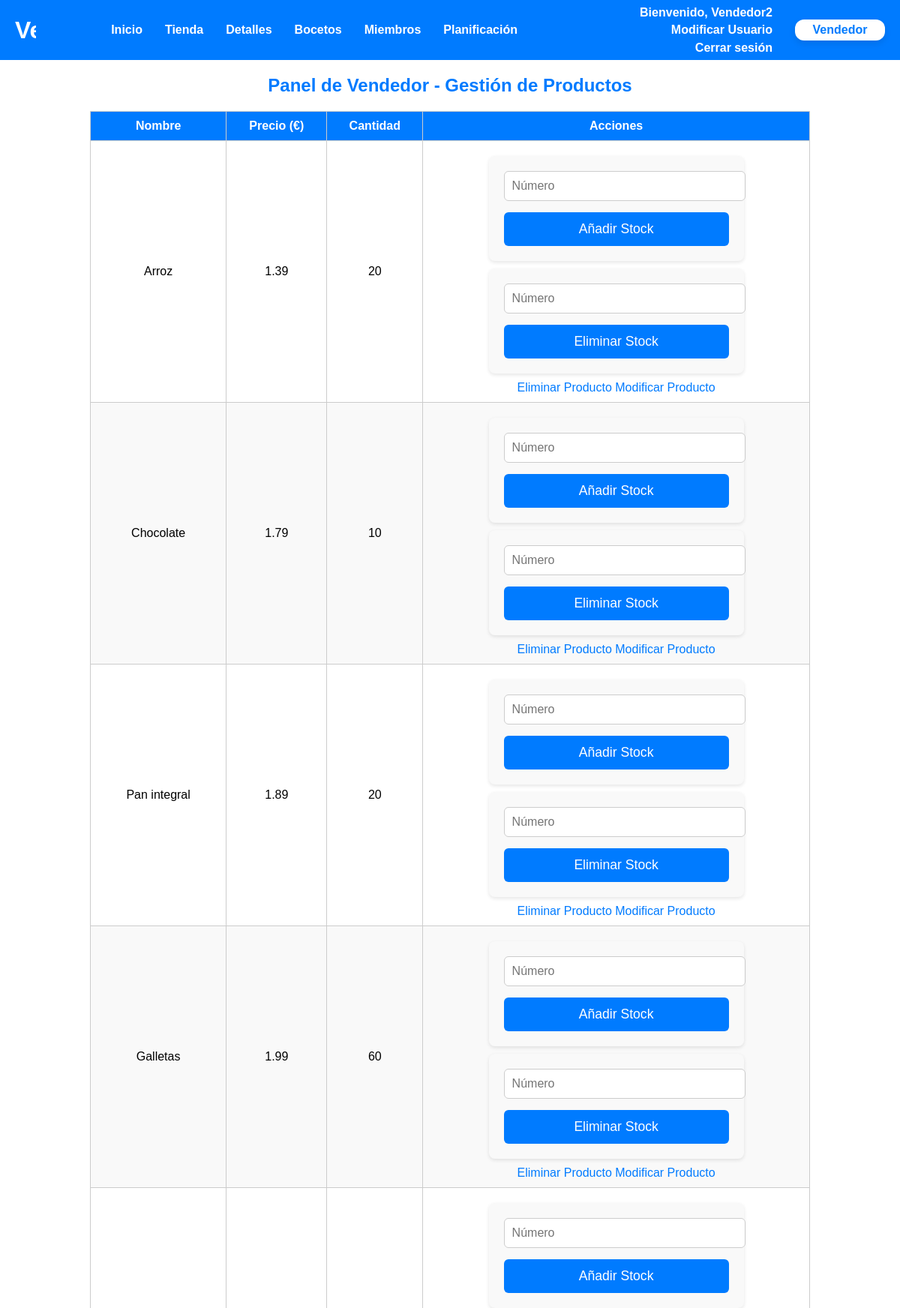
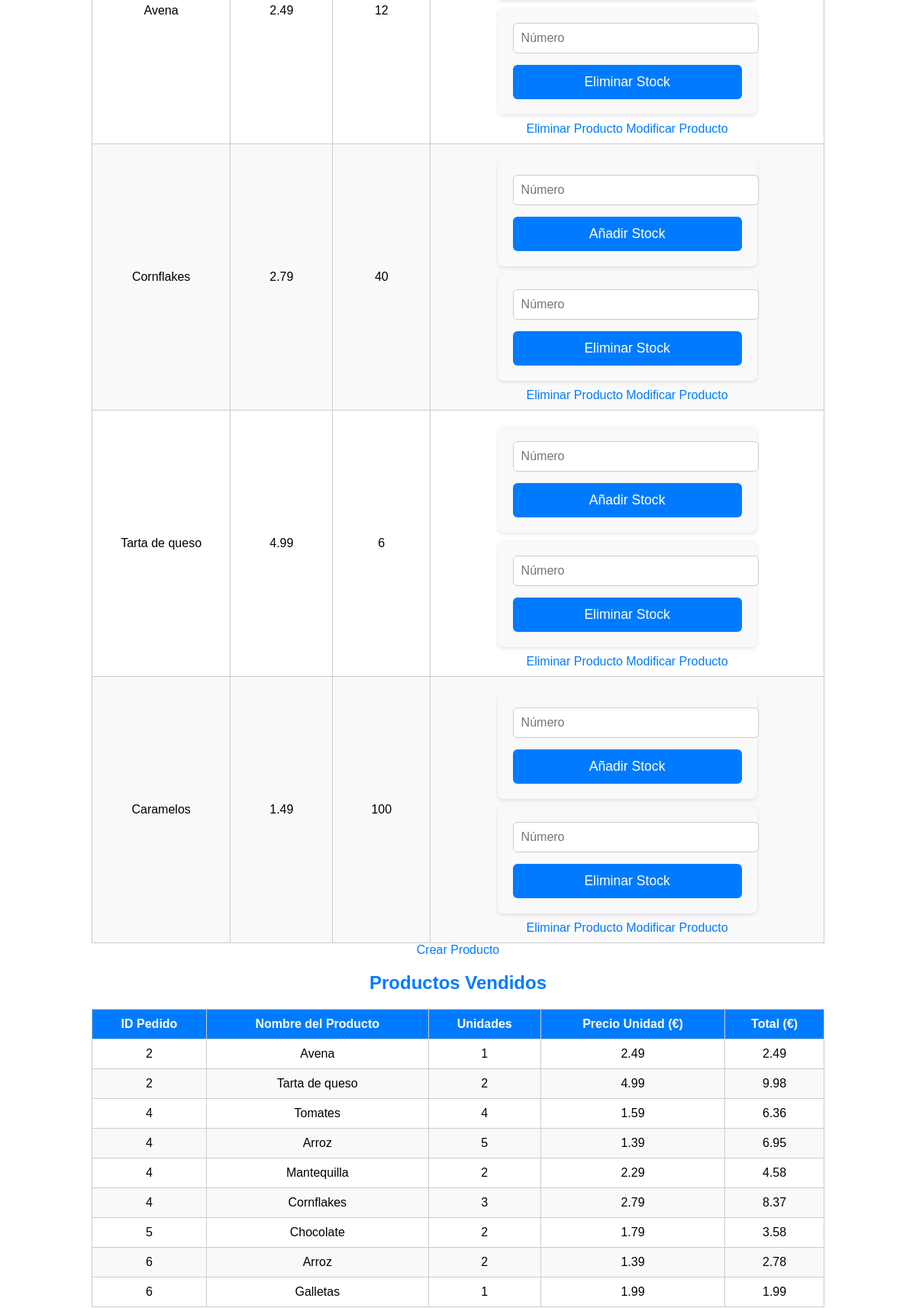
Screenshot of /controller.php?controller=vendedor&action=mostrarVendedor (signed in, upper part) with the database file from the repository (2 pictures, top to bottom).
### tables this page shows
CREATE TABLE `productos` (
  `id_producto` int(7) NOT NULL,
  `nombre` varchar(25) NOT NULL,
  `descripcion` varchar(100) NOT NULL,
  `precio` decimal(10,2) NOT NULL,
  `stock` int(10) NOT NULL,
  `id_vendedor` int(10) NOT NULL,
  `id_categoria` int(10) NOT NULL,
  `imagen` varchar(255) NOT NULL
);

CREATE TABLE `detalles_pedido` (
  `id_pedido` int(10) NOT NULL,
  `id_producto` int(10) NOT NULL,
  `cantidad` int(5) NOT NULL,
  `precio_unidad` decimal(10,2) NOT NULL,
  `nombre` varchar(25) NOT NULL,
  `id_vendedor` int(10) NOT NULL
);

### includes/controladores/vendedorController.php (called while the page is built, shortened)
<?php
require_once RUTA_INCLUDES . 'producto.php';
require_once RUTA_INCLUDES . 'detallespedido.php';
class VendedorController {
    private $producto;
    private $id_vendedor;
    private $detallespedido;
    public function __construct($id_vendedor = null) {
        global $conn;
        $this->producto = new Producto($conn);
        $this->detallespedido = new DetallesPedido($conn);
        if ($id_vendedor === null && isset($_SESSION['id_usuario'])) {
            $this->id_vendedor = $_SESSION['id_usuario'];
        } else {
            $this->id_vendedor = $id_vendedor;
        }
    }
    public function mostrarVendedor() {
        $productos = $this->producto->obtenerProductosPorVendedor($this->id_vendedor);
        require RUTA_BASE . 'vendedor.php';
    }
    public function obtenerProductosVendidos() {
        return $this->detallespedido->obtenerProductosVendidosPorVendedor($this->id_vendedor);
    }
}
?>

### includes/producto.php (called while the page is built, shortened)
<?php
class Producto {
    private $id_producto;
    private $nombre;
    private $precio;
    private $stock;
    private $conn;
    public function __construct($conn, $data = null) {
        $this->conn = $conn;
        if ($data) {
            $this->id_producto = $data['id_producto'] ?? null;
            $this->nombre = $data['nombre'] ?? null;
            $this->precio = $data['precio'] ?? null;
            $this->stock = $data['stock'] ?? null;
        }
    }
    public function getIdProducto() {
        return $this->id_producto;
    }
    public function getNombre() {
        return $this->nombre;
    }
    public function getPrecio() {
        return $this->precio;
    }
    public function getStock() {
        return $this->stock;
    }
    public function obtenerProductosPorVendedor($id_vendedor) {
        $query = "SELECT id_producto, nombre, precio, imagen, descripcion, stock FROM productos WHERE id_vendedor = ?";
        $stmt = $this->conn->prepare($query);
        $stmt->bind_param("i", $id_vendedor);
        $stmt->execute();
        $result = $stmt->get_result();
        $productos = [];
        while ($fila = $result->fetch_assoc()) {
            $productos[] = new Producto($this->conn, $fila);
        }
        return $productos;
    }
}
?>

### includes/detallespedido.php (called while the page is built, shortened)
<?php
class DetallesPedido {
    private $conn;
    public function __construct($conn, $data = null) {
        $this->conn = $conn;
    }
    public function obtenerProductosVendidosPorVendedor($id_vendedor) {
        $query = "SELECT dp.id_pedido, dp.nombre, dp.cantidad, dp.precio_unidad
                  FROM detalles_pedido dp
                  WHERE dp.id_vendedor = ?";
        $stmt = $this->conn->prepare($query);
        $stmt->bind_param("i", $id_vendedor);
        $stmt->execute();
        $result = $stmt->get_result();
        $productosVendidos = [];
        while ($row = $result->fetch_assoc()) {
            $productosVendidos[] = $row;
        }
        return $productosVendidos;
    }
}
?>

### vendedor.php (the view, shortened to what this page needs)
<?php
require RUTA_VISTAS . 'plantillas/plantilla2.php';
require_once RUTA_INCLUDES . 'formularioanadirstock.php';
require_once RUTA_INCLUDES . 'formularioeliminarstock.php';
require_once RUTA_INCLUDES . 'controladores/vendedorController.php';
$vendedorController = new VendedorController();
$productosVendidos = $vendedorController->obtenerProductosVendidos();
?>
<main>
    <h2>Panel de Vendedor - Gestión de Productos</h2>
    <table>
        <thead>
            <tr>
                <th>Nombre</th>
                <th>Precio (€)</th>
                <th>Cantidad</th>
                <th>Acciones</th>
            </tr>
        </thead>
        <tbody>
            <?php if (!empty($productos)): ?>
                <?php foreach ($productos as $producto): ?>
                    <tr>
                        <td><?= ucfirst(htmlspecialchars($producto->getNombre())) ?></td>
                        <td><?= number_format($producto->getPrecio(), 2) ?></td>
                        <td><?= (int)$producto->getStock() ?></td>
                        <td>
                            <?php
                            $form = new formularioanadirstock($producto->getIdProducto());
                            $htmlFormAnadirStock = $form->gestiona();
                            $form2 = new formularioeliminarstock($producto->getIdProducto());
                            $htmlFormEliminarStock = $form2->gestiona();
                            ?>
                            <?= $htmlFormAnadirStock ?>
                            <?= $htmlFormEliminarStock ?>
                            <a href="controller.php?controller=vendedor&action=eliminarProducto&id=<?php echo $producto->getIdProducto(); ?>" class="btn">Eliminar Producto</a>
                            <a href="controller.php?controller=vendedor&action=modificarProducto&id=<?php echo $producto->getIdProducto(); ?>" class="btn">Modificar Producto</a>
                        </td>
                    </tr>
                <?php endforeach; ?>
            <?php else: ?>
                <tr>
                    <td colspan="4">No hay productos disponibles.</td>
                </tr>
            <?php endif; ?>
        </tbody>
    </table>
    <a href="<?= RUTA_APP . 'crearProducto.php' ?>" class="btn">Crear Producto</a>
    <h2>Productos Vendidos</h2>
    <table>
        <thead>
            <tr>
                <th>ID Pedido</th>
                <th>Nombre del Producto</th>
                <th>Unidades</th>
                <th>Precio Unidad (€)</th>
                <th>Total (€)</th>
            </tr>
        </thead>
        <tbody>
            <?php if (!empty($productosVendidos)): ?>
                <?php foreach ($productosVendidos as $producto): ?>
                    <tr>
                        <td><?= htmlspecialchars($producto['id_pedido']) ?></td>
                        <td><?= ucfirst(htmlspecialchars($producto['nombre'])) ?></td>
                        <td><?= htmlspecialchars($producto['cantidad']) ?></td>
                        <td><?= number_format($producto['precio_unidad'], 2) ?></td>
                        <td>
                            <?php
                            $totalProducto = $producto['cantidad'] * $producto['precio_unidad'];
                            echo number_format($totalProducto, 2);
                            ?>
                        </td>
                    </tr>
                <?php endforeach; ?>
            <?php else: ?>
                <tr>
                    <td colspan="5">No se han vendido productos.</td>
                </tr>
            <?php endif; ?>
        </tbody>
    </table>
</main>

### includes/formularioanadirstock.php (shortened to what this page needs)
<?php
require_once RUTA_INCLUDES . 'formularios.php';
class formularioanadirstock extends formularios
{
    private $id_producto;
    public function __construct($id_producto) {
        $this->id_producto = $id_producto;
    }
    protected function generaCamposFormulario(&$datos)
    {
        $id_producto = $this->id_producto;
        $numero_unidades = $datos['numero_unidades'] ?? '';
        $htmlErroresGlobales = self::generaListaErroresGlobales($this->errores);
        $erroresCampos = self::generaErroresCampos(['numero_unidades'], $this->errores, 'span', array('class' => 'error'));
        $html = <<<EOF
        $htmlErroresGlobales
        <form action="controller.php" method="GET">
            <input type="hidden" name="id" value="$id_producto">
            <input type="number" id="numero_unidades_sumar_$id_producto" name="numero_unidades" step="1" min="1" value="$numero_unidades" placeholder="Número">
            {$erroresCampos['numero_unidades']}
            <input type="hidden" name="controller" value="vendedor">
            <input type="hidden" name="action" value="añadirStock">
            <button type="submit" class="btn">Añadir Stock</button>
        </form>
        EOF;
        return $html;
    }
}

### includes/formularioeliminarstock.php (shortened to what this page needs)
<?php
require_once RUTA_INCLUDES . 'formularios.php';
class formularioeliminarstock extends formularios
{
    private $id_producto;
    public function __construct($id_producto) {
        $this->id_producto = $id_producto;
    }
    protected function generaCamposFormulario(&$datos)
    {
        $id_producto = $this->id_producto;
        $numero_unidades = $datos['numero_unidades'] ?? '';
        $htmlErroresGlobales = self::generaListaErroresGlobales($this->errores);
        $erroresCampos = self::generaErroresCampos(['numero_unidades'], $this->errores, 'span', array('class' => 'error'));
        $html = <<<EOF
        $htmlErroresGlobales
        <form action="controller.php" method="GET">
            <input type="hidden" name="id" value="$id_producto">
            <input type="number" id="numero_unidades_restar_$id_producto" name="numero_unidades" step="1" min="1" value="$numero_unidades" placeholder="Número">
            {$erroresCampos['numero_unidades']}
            <input type="hidden" name="controller" value="vendedor">
            <input type="hidden" name="action" value="eliminarStock">
            <button type="submit" class="btn">Eliminar Stock</button>
        </form>
        EOF;
        return $html;
    }
}

### css/estilo2.css (style rules this page uses)
body { font-family: Arial, sans-serif; margin: 0; padding: 0; background-color: #ffffff; text-align: center; padding-top: 80px; flex: 1; }
a { color: #007BFF; text-decoration: none; }
h2, h3 { text-align: center; color: #007BFF; margin-top: 20px; }
h2 { font-size: 1.5em; }
table { border-collapse: collapse; margin-top: 20px; width: 80%; margin-left: auto; margin-right: auto; }
table, th, td { border: 1px solid #ccc; }
th, td { padding: 10px; text-align: center; }
th { background: #007BFF; color: white; }
tr:nth-child(even) { background: #f9f9f9; }
form input[type="text"], form input[type="email"], form input[type="password"], form input[type="number"], form input[type="file"], form input[type="url"] { width: 100%; padding: 10px; margin-bottom: 15px; border: 1px solid #ccc; border-radius: 6px; font-size: 1em; }
form button, input[type="submit"] { background-color: #007BFF; color: #fff; border: none; padding: 12px; width: 100%; border-radius: 6px; font-size: 1.1em; cursor: pointer; transition: background 0.3s ease; text-align: center; }

### css/cssHeader.css (style rules this page uses)
html, body { height: 100%; display: flex; flex-direction: column; }
main { flex: 1; padding-bottom: 100px; }
html { overflow-y: scroll; }

### rows the page displays
productos: nombre "Arroz", precio "1.39", stock "20"
productos: nombre "Chocolate", precio "1.79", stock "10"
productos: nombre "Pan integral", precio "1.89", stock "20"
productos: nombre "Galletas", precio "1.99", stock "60"
productos: nombre "Avena", precio "2.49", stock "12"
productos: nombre "Cornflakes", precio "2.79", stock "40"
productos: nombre "Tarta de queso", precio "4.99", stock "6"
productos: nombre "Caramelos", precio "1.49", stock "100"
detalles_pedido: id_pedido "2", nombre "Avena", cantidad "1", precio_unidad "2.49"
detalles_pedido: id_pedido "2", nombre "Tarta de queso", cantidad "2", precio_unidad "4.99", totalProducto "9.98"
detalles_pedido: id_pedido "4", nombre "Tomates", cantidad "4", precio_unidad "1.59", totalProducto "6.36"
detalles_pedido: id_pedido "4", nombre "Arroz", cantidad "5", precio_unidad "1.39", totalProducto "6.95"
detalles_pedido: id_pedido "4", nombre "Mantequilla", cantidad "2", precio_unidad "2.29", totalProducto "4.58"
detalles_pedido: id_pedido "4", nombre "Cornflakes", cantidad "3", precio_unidad "2.79", totalProducto "8.37"
detalles_pedido: id_pedido "5", nombre "Chocolate", cantidad "2", precio_unidad "1.79", totalProducto "3.58"
detalles_pedido: id_pedido "6", nombre "Arroz", cantidad "2", precio_unidad "1.39", totalProducto "2.78"
detalles_pedido: id_pedido "6", nombre "Galletas", cantidad "1", precio_unidad "1.99"

### other values shown
$_SESSION['nombre'] "Vendedor2"
